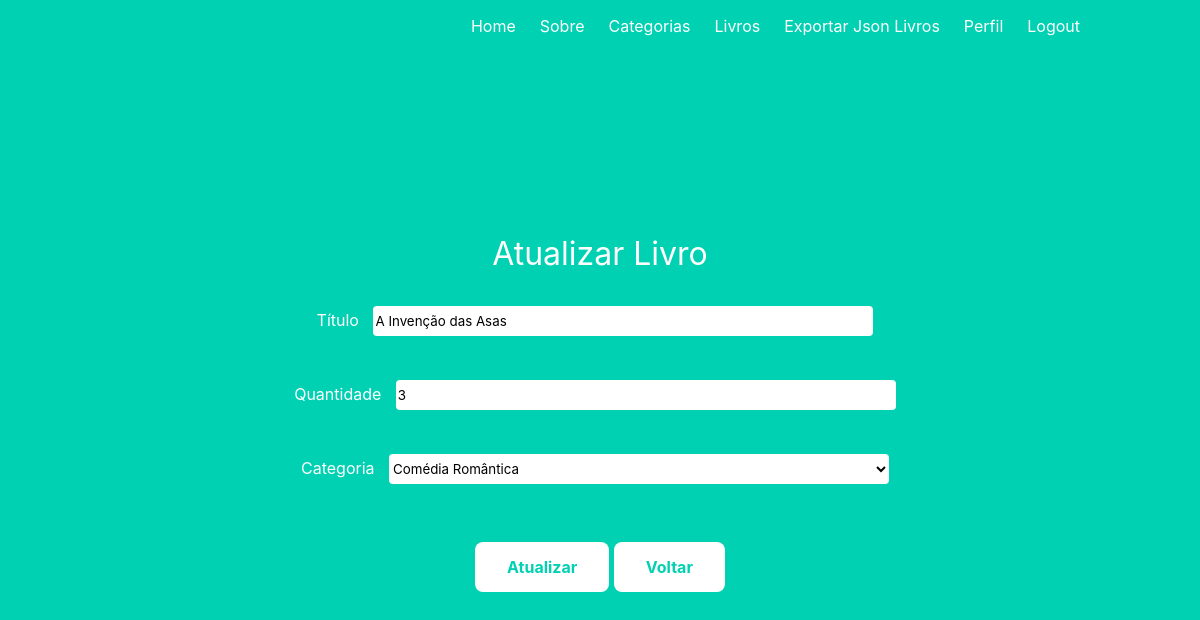
/editp/22 (signed in), run on the app's committed database.
### models.py (models this page shows)
class Product( db.Model):
    __tablename__ = 'product'
    __table_args__ = {'sqlite_autoincrement': True}
    id = db.Column(db.Integer, primary_key=True, autoincrement=True)
    name = db.Column(db.String(100))
    quantity = db.Column(db.Integer)
    category_id = db.Column(db.Integer, db.ForeignKey('category.id'))
    category = db.relationship('Category')

### product.py (the view)
@product.route("/editp/<int:id>", methods=["GET", "POST"])
def atualizarp(id):
    form = ProductForm()
    product = Product.query.filter_by(id=id).first()
    form.category_id.choices = [(c.id, c.name) for c in Category.query.order_by('name')]
    if form.validate_on_submit():
        form.populate_obj(product)
        db.session.commit()
        return redirect(url_for("product.indexp"))
    form.insert_data(product)
    return render_template("edit_product.html", form=form)

### forms.py
class ProductForm(FlaskForm):
    name = StringField('Título', validators=[DataRequired()])
    quantity = IntegerField('Quantidade', validators=[DataRequired()])
    category_id = SelectField('Categoria',coerce=int)
    def insert_data(self, product):
        self.name.data = product.name
        self.quantity.data = product.quantity
        self.category_id.data = product.category.id

### templates/edit_product.html (shortened to what this page needs)
{% from "macro.html" import render_field %}
{% extends "base.html" %}
{% block content %}
<section class="container-center">
    <form method="POST" action="">
        <div class="title">
            <h1>Atualizar Livro</h1>
        </div>
        {% for field in form if field.name != "csrf_token" %}
        <div class="form-group">
            {{ render_field(field, class='caixa_texto') }}
        </div>
        <br>
        {% endfor %}
        <div>
            <br>
            <input type="submit" class="btn btn-primary btn-lg custom_btn" value="Atualizar">
            <a href="{{ url_for('product.indexp') }}"><input type="button" class="btn btn-primary btn-lg"
                    value="Voltar"></a>
        </div><br>
    </form>
</section>
{% endblock %}

### templates/macro.html (shortened to what this page needs)
{% macro render_field(field) %}
{{ field.label }}
{{ field(**kwargs)|safe }}
{% endmacro %}

### templates/base.html (style rules this page uses)
input[type="button"i] { background-color: #FFF; border: none; color: #00d1b2; padding: 15px 32px; text-align: center; text-decoration: none; display: inline-block; font-size: 16px; border-radius: 8px; font-weight: bold; cursor: pointer; }
h1, h2 { font-weight: bold; }
.custom_btn { background-color: #FFF; border: none; color: #00d1b2; padding: 15px 32px; text-align: center; text-decoration: none; display: inline-block; font-size: 16px; border-radius: 8px; font-weight: bold; cursor: pointer; }
.caixa_texto { background-color: #FFF; border-radius: 4px; border: none; width: 500px; height: 30px; margin: 10px; }

### data on the page
Product: name "A Invenção das Asas" "3" "Comédia Romântica"

### other printed values
{{ field.label }} "Título" "Quantidade" "Categoria"
